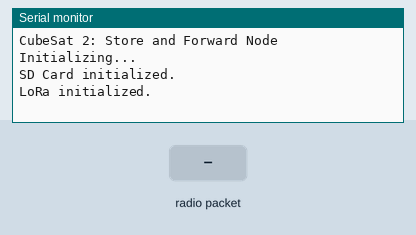
Simulated run of this sketch. Board: Arduino Uno, built with avr-gcc and run on an emulated ATmega328P. Parts: the last lines printed to the serial monitor. Inputs (shaded band) come from the test bench. Storage starts empty; random numbers use the default seed unless the sketch sets one; no radio packets arrive unless stated.

Above: at 1.2 s.
1.3 s: radio packet "SAT2:DUMP" arrives
At 2.5 s:
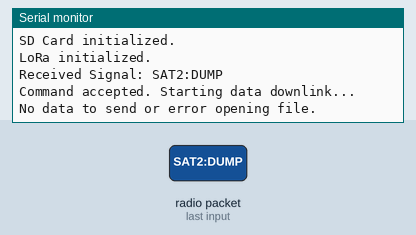
2.8 s: radio packet "1" arrives
At 3.7 s:
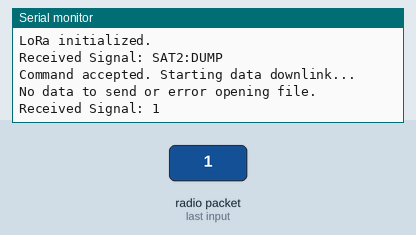
5.8 s: radio packet "SAT2:DUMP" arrives
At 6.9 s:
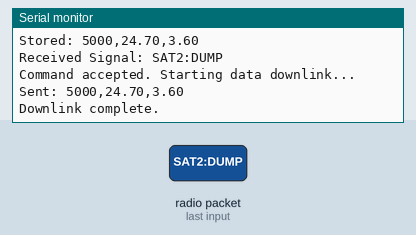

Measured:
- after the input at 1.3 s, the serial monitor: prints a new line at once (image 1)
- after the input at 2.8 s, the serial monitor: prints a new line at once (image 2)
- after the input at 5.8 s, the serial monitor: prints a new line at once (image 3)

The sketch:

cubesat2_payload.ino
```cpp
#include <SPI.h>
#include <LoRa.h>
#include <SD.h>

class CubeSatPayload {
private:
    // --- Configuration ---
    // LoRa Pins
    const int csPin = 10;
    const int resetPin = 9;
    const int irqPin = 2;

    // SD Card Pins
    const int sdCsPin = 4;

    const String dataFile = "data.txt";
    const String myAddress = "SAT2";

    unsigned long lastLogTime = 0;
    const unsigned long logInterval = 5000; // Log data every 5 seconds

    void collectAndStoreData() {
        // Mock Sensor Data
        float temp = 25.0 + random(-10, 10) / 10.0;
        float voltage = 3.7 + random(-2, 2) / 10.0;

        String dataString = String(millis()) + "," + String(temp) + "," + String(voltage);

        File data = SD.open(dataFile, FILE_WRITE);
        if (data) {
            data.println(dataString);
            data.close();
            Serial.println("Stored: " + dataString);
        } else {
            Serial.println("Error opening " + dataFile);
        }
    }

    void transmitStoredData() {
        File data = SD.open(dataFile);
        if (data) {
            while (data.available()) {
                String line = data.readStringUntil('\n');
                line.trim();
                if (line.length() > 0) {
                    LoRa.beginPacket();
                    LoRa.print("FROM_SAT2:");
                    LoRa.print(line);
                    LoRa.endPacket();

                    Serial.println("Sent: " + line);
                    delay(150);
                }
            }
            data.close();
            Serial.println("Downlink complete.");
        } else {
            Serial.println("No data to send or error opening file.");
        }
    }

public:
    CubeSatPayload() {}

    void begin() {
        Serial.begin(115200);
        while (!Serial);

        Serial.println("CubeSat 2: Store and Forward Node Initializing...");

        if (!SD.begin(sdCsPin)) {
            Serial.println("SD Card initialization failed! Please insert SD card.");
            while (1);
        }
        Serial.println("SD Card initialized.");

        LoRa.setPins(csPin, resetPin, irqPin);
        if (!LoRa.begin(433E6)) {
            Serial.println("LoRa init failed. Check connections.");
            while (1);
        }
        Serial.println("LoRa initialized.");
    }

    void update() {
        // 1. Data Collection Phase (Store)
        if (millis() - lastLogTime >= logInterval) {
            lastLogTime = millis();
            collectAndStoreData();
        }

        // 2. Command Listening Phase (Forward)
        int packetSize = LoRa.parsePacket();
        if (packetSize) {
            String received = "";
            while (LoRa.available()) {
                received += (char)LoRa.read();
            }

            Serial.println("Received Signal: " + received);

            if (received.indexOf("SAT2:DUMP") != -1) {
                Serial.println("Command accepted. Starting data downlink...");
                transmitStoredData();
            }
        }
    }
};

CubeSatPayload payload;

void setup() {
    payload.begin();
}

void loop() {
    payload.update();
}
```
